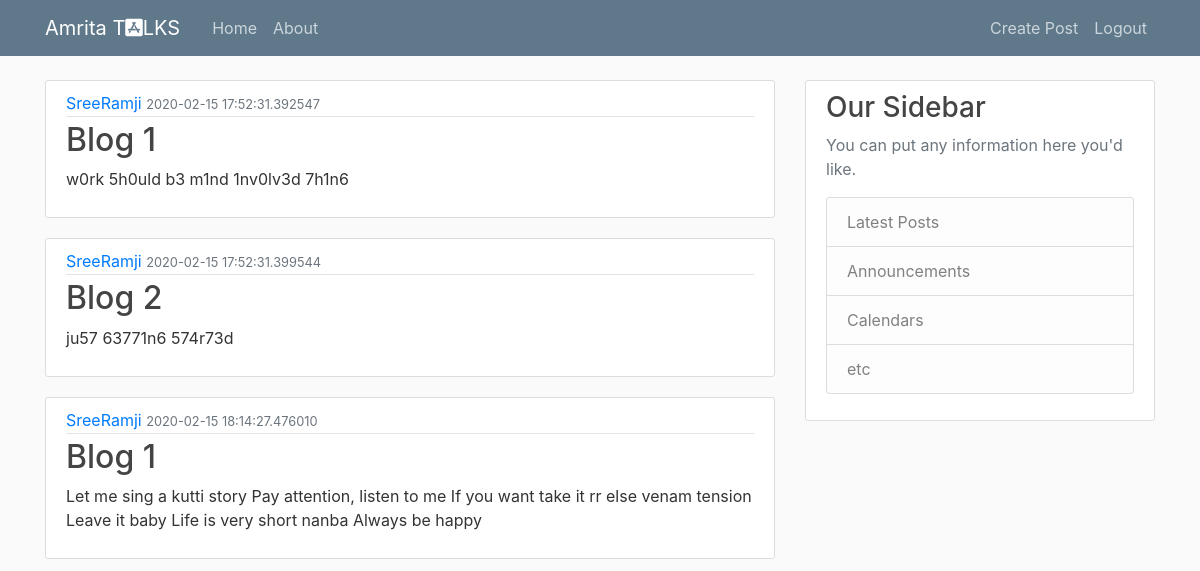
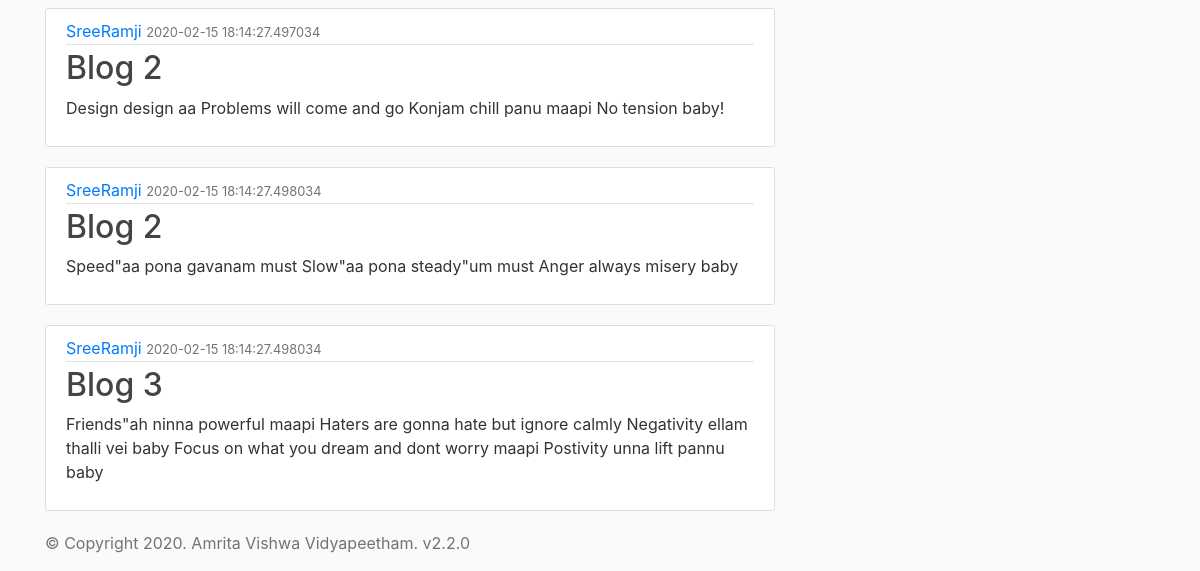
The page /home (signed in) on the database as committed earlier (2 pictures, top to bottom).
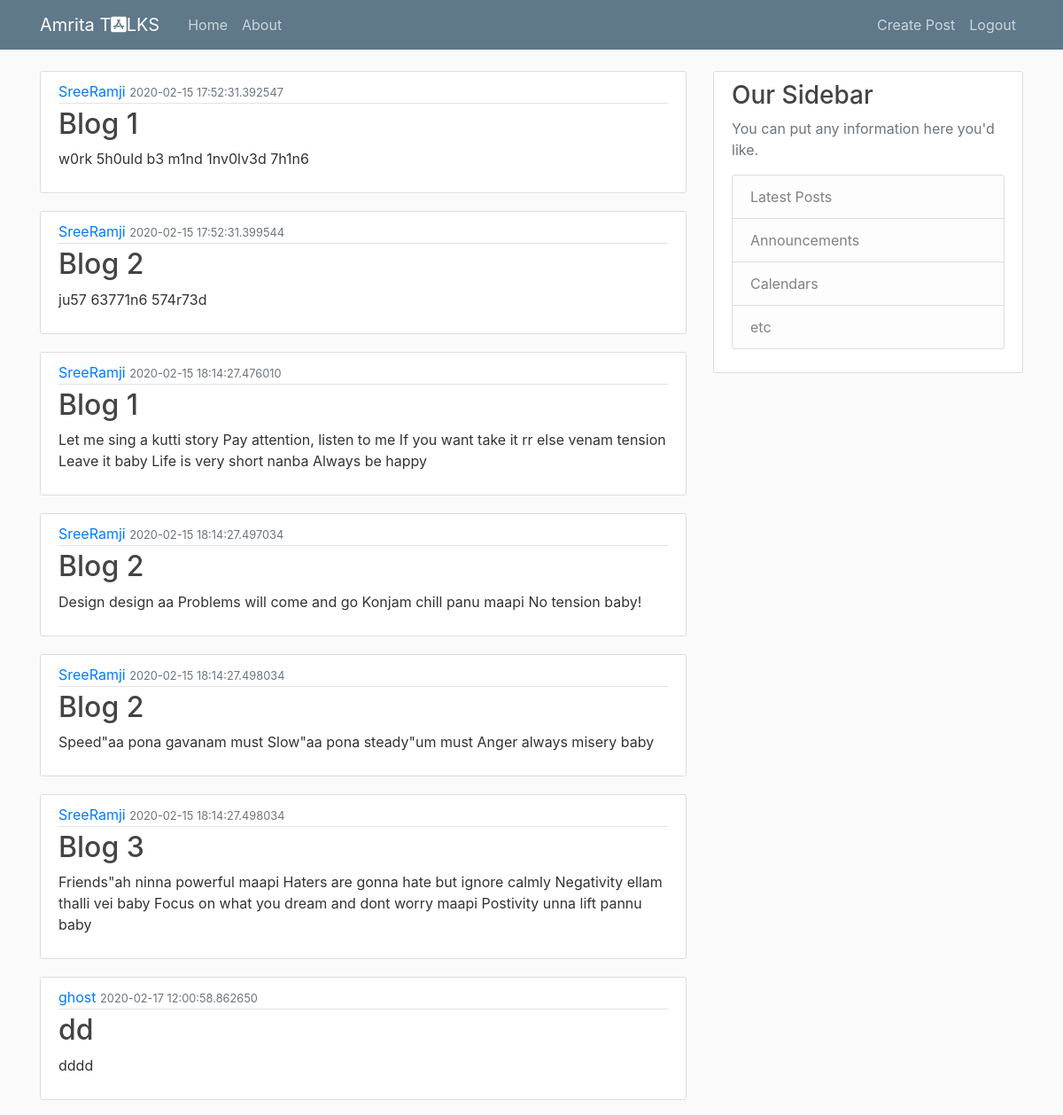
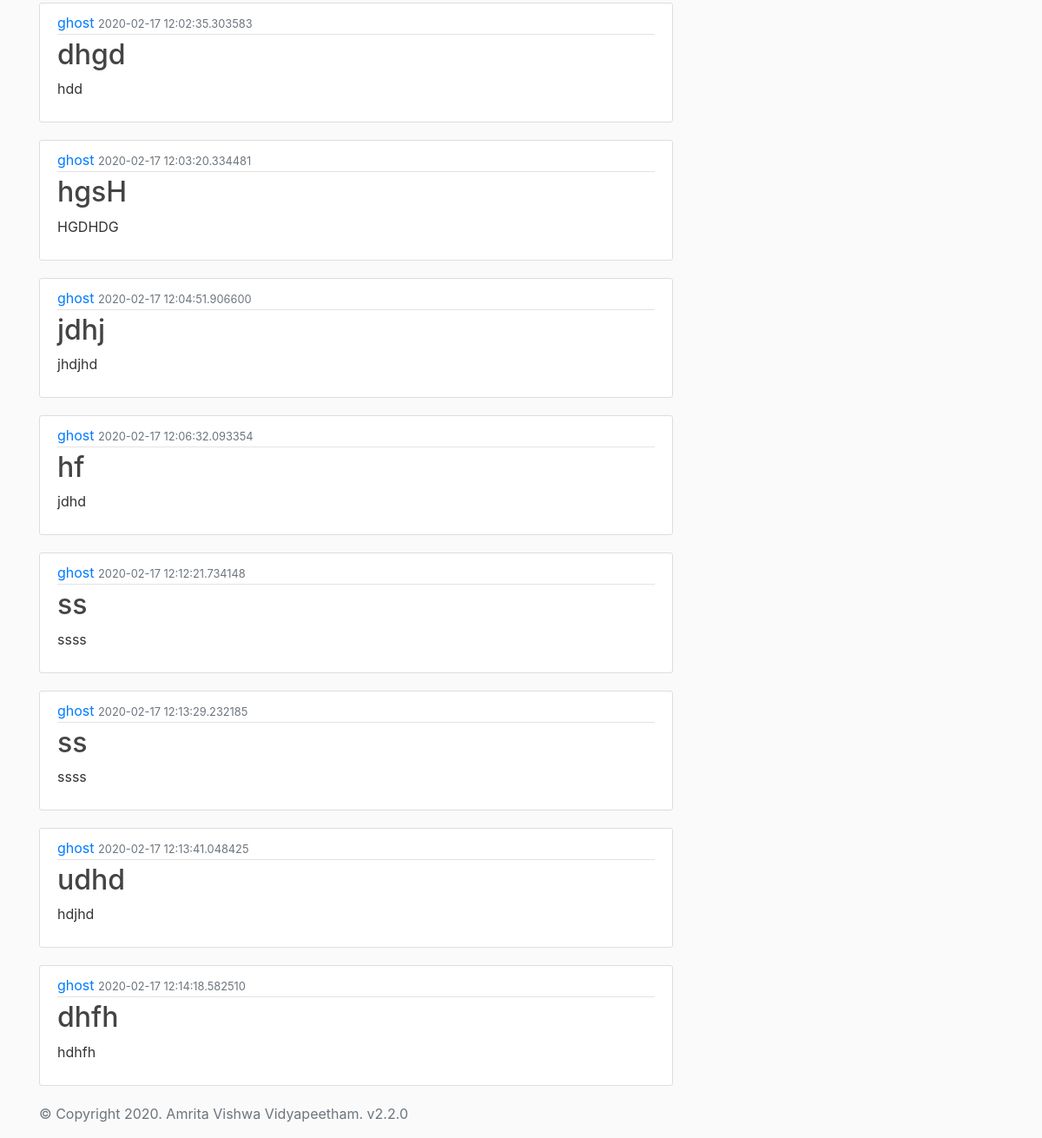
The same page on the database as committed later (2 pictures, top to bottom).
### blog.py (models this page shows, shortened)
class User(db.Model):
    id = db.Column(db.Integer, primary_key=True)
    username = db.Column(db.String(20), unique=True, nullable=False)
    email = db.Column(db.String(120), unique=True, nullable=False)
    image_file = db.Column(db.String(20), nullable=False, default='default.jpg')
    password = db.Column(db.String(60), nullable=False)
    posts = db.relationship('Post', backref='author', lazy=True)

class Post(db.Model):
    id = db.Column(db.Integer, primary_key=True)
    title = db.Column(db.String(100), nullable=False)
    date_posted = db.Column(db.DateTime, nullable=False, default=datetime.utcnow)
    content = db.Column(db.Text, nullable=False)
    user_id = db.Column(db.Integer, db.ForeignKey('user.id'), nullable=False)

### blog.py (the view)
@app.route("/")
@app.route("/home")
@login_required
def home():
    update()
    return render_template("home.html",posts=posts)

### blog.py (called while the page is built)
def login_required(f):
    @wraps(f)
    def wrap(*args, **kwargs):
        if 'logged_in' in session:
            return f(*args, **kwargs)
        else:
            flash('You need to login first.','danger')
            return redirect(url_for('login'))
    return wrap

def row2dict(row):
    d = {}
    for column in row.__table__.columns:
        if(column.name=='user_id'):
            d["author"] =   str(db.session.query(User).filter_by(id=int(str(getattr(row, column.name)))).first().username)
        else:
            d[column.name] = str(getattr(row, column.name))
    return d

def update():
    posts.clear()
    for i in db.session.query(Post).all():
        posts.append(row2dict(i))

### templates/home.html
{% extends "layout.html" %}
{% block content2 %}
            <div class="navbar-nav">
                <a class="nav-item nav-link" href="/create">Create Post</a>
                <a class="nav-item nav-link" href="/logout">Logout</a>
            </div>
{% endblock content2 %}
{% block content %}
    {% for post in posts %}
        <article class="media content-section">
            <div class="media-body">
                <div class="article-metadata">
                    <a class="" href="#">{{post.author}}</a>
                    <small class="text-muted">{{post.date_posted}}</small>
                </div>
                <h2>{{post.title}}</h2>
                <p class="">{{post.content}}</p>
            </div>
        </article>
    {% endfor %}
{% endblock content%}

### templates/layout.html (shortened to what this page needs)
<!DOCTYPE html>
<html>
<head>
    <link rel="stylesheet" href="https://maxcdn.bootstrapcdn.com/bootstrap/4.0.0/css/bootstrap.min.css">
    <link rel="stylesheet" type="text/css" href="{{ url_for('static', filename='main.css') }}">
    <link rel="stylesheet" href="https://use.fontawesome.com/releases/v5.4.1/css/all.css">
</head>
<body>
    <header class="site-header">
      <nav class="navbar navbar-expand-md navbar-dark bg-steel fixed-top">
        <div class="container">
            <a class="navbar-brand mr-4" href="/">Amrita T<i class="fab fa-app-store-ios"></i>LKS</a>
          <div class="collapse navbar-collapse" id="navbarToggle">
            <div class="navbar-nav mr-auto">
              <a class="nav-item nav-link" href="/">Home</a>
              <a class="nav-item nav-link" href="/about">About</a>
            </div>
                    {% block content2 %}{% endblock content2 %}
          </div>
        </div>
      </nav>
    </header>
    <main role="main" class="container">
      <div class="row">
         <div class="col-md-8">
          {% block content %}{% endblock %}
        </div>
        <div class="col-md-4">
          <div class="content-section">
            <h3>Our Sidebar</h3>
            <p class='text-muted'>You can put any information here you'd like.
              <ul class="list-group">
                <li class="list-group-item list-group-item-light">Latest Posts</li>
                <li class="list-group-item list-group-item-light">Announcements</li>
                <li class="list-group-item list-group-item-light">Calendars</li>
                <li class="list-group-item list-group-item-light">etc</li>
              </ul>
            </p>
          </div>
        </div>
      </div>
    </main>
    <footer class="footer">
        <div class="container">
            <p class="text-muted" onclick="#" style="cursor:pointer;">
                © Copyright 2020. Amrita Vishwa Vidyapeetham. v2.2.0</p>
        </div>
    </footer>
</body>
</html>

### static/main.css (style rules this page uses)
body { background: #fafafa; color: #333333; margin-top: 5rem; }
h1, h2, h3, h4, h5, h6 { color: #444444; }
.bg-steel { background-color: #5f788a; }
.site-header .navbar-nav .nav-link { color: #cbd5db; }
.content-section { background: #ffffff; padding: 10px 20px; border: 1px solid #dddddd; border-radius: 3px; margin-bottom: 20px; }
.article-metadata { padding-bottom: 1px; margin-bottom: 4px; border-bottom: 1px solid #e3e3e3 }

Rows that differ between the two databases and show on the page:
added User: author "ghost" "ghost" "ghost" "ghost" "ghost" "ghost" "ghost" "ghost" "ghost"
added Post: title "dd", content "dddd"
added Post: title "dhgd", content "hdd"
added Post: title "hgsH", content "HGDHDG"
added Post: title "jdhj", content "jhdjhd"
added Post: title "hf", content "jdhd"
added Post: title "ss", content "ssss"
added Post: title "ss", content "ssss"
added Post: title "udhd", content "hdjhd"
added Post: title "dhfh", content "hdhfh"
Other text that changed with them:
new list line: "2020-02-17 12:00:58.862650"
new list line: "2020-02-17 12:02:35.303583"
new list line: "2020-02-17 12:03:20.334481"
new list line: "2020-02-17 12:04:51.906600"
new list line: "2020-02-17 12:06:32.093354"
new list line: "2020-02-17 12:12:21.734148"
new list line: "2020-02-17 12:13:29.232185"
new list line: "2020-02-17 12:13:41.048425"
new list line: "2020-02-17 12:14:18.582510"
